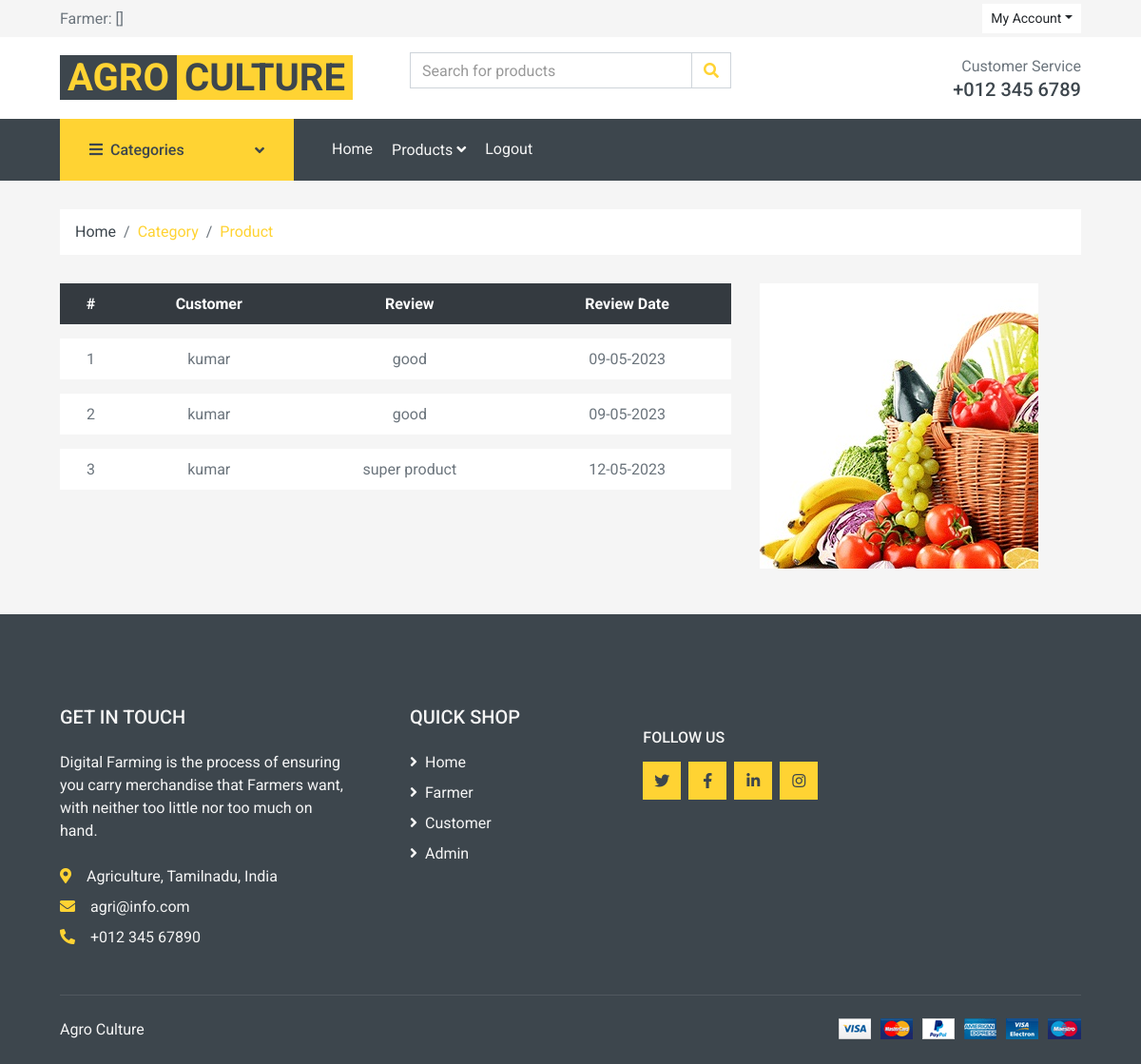
Page /allreview.php?pid=2 on the committed database.
### tables this page shows
CREATE TABLE `rt_review` (
  `id` varchar(40) NOT NULL,
  `uname` varchar(40) NOT NULL,
  `pid` varchar(40) NOT NULL,
  `review` varchar(100) NOT NULL,
  `code` varchar(40) NOT NULL,
  `rdate` varchar(40) NOT NULL,
  `status` varchar(40) NOT NULL
);

### allreview.php (the view, shortened to what this page needs)
<?php
include("include/dbconnect.php");
extract($_REQUEST);
$uname=$_SESSION['uname'];
$q1=mysqli_query($connect,"select * from rt_review where uname='$uname'");
$r1=mysqli_fetch_array($q1);
$qry=mysqli_query($connect,"select * from rt_review where pid='$pid' and status='1'");
?>
<html>
<head>
    <title><?php include("include/title.php"); ?></title>
    <link href="https://cdnjs.cloudflare.com/ajax/libs/font-awesome/5.10.0/css/all.min.css" rel="stylesheet">
    <link href="static/lib/animate/animate.min.css" rel="stylesheet">
    <link href="static/lib/owlcarousel/assets/owl.carousel.min.css" rel="stylesheet">
    <link href="static/css/style.css" rel="stylesheet">
</head>
<body>
    <div class="container-fluid">
        <div class="row bg-secondary py-1 px-xl-5">
            <div class="col-lg-6 d-none d-lg-block">
                <div class="d-inline-flex align-items-center h-100">
				Farmer: <?php echo $r1['name']. "[".$r1['uname']."]"; ?>
                </div>
            </div>
            <div class="col-lg-6 text-center text-lg-right">
                <div class="d-inline-flex align-items-center">
                    <div class="btn-group">
                        <button type="button" class="btn btn-sm btn-light dropdown-toggle" data-toggle="dropdown">My Account</button>
                    </div>
                </div>
            </div>
        </div>
        <div class="row align-items-center bg-light py-3 px-xl-5 d-none d-lg-flex">
            <div class="col-lg-4">
                <a href="" class="text-decoration-none">
                    <span class="h1 text-uppercase text-primary bg-dark px-2">Agro</span>
                    <span class="h1 text-uppercase text-dark bg-primary px-2 ml-n1"> Culture</span>
                </a>
            </div>
            <div class="col-lg-4 col-6 text-left">
                <form action="">
                    <div class="input-group">
                        <input type="text" class="form-control" placeholder="Search for products">
                        <div class="input-group-append">
                            <span class="input-group-text bg-transparent text-primary">
                                <i class="fa fa-search"></i>
                            </span>
                        </div>
                    </div>
                </form>
            </div>
            <div class="col-lg-4 col-6 text-right">
                <p class="m-0">Customer Service</p>
                <h5 class="m-0">+012 345 6789</h5>
            </div>
        </div>
    </div>
    <div class="container-fluid bg-dark mb-30">
        <div class="row px-xl-5">
            <div class="col-lg-3 d-none d-lg-block">
                <a class="btn d-flex align-items-center justify-content-between bg-primary w-100" data-toggle="collapse" href="#navbar-vertical" style="height: 65px; padding: 0 30px;">
                    <h6 class="text-dark m-0"><i class="fa fa-bars mr-2"></i>Categories</h6>
                    <i class="fa fa-angle-down text-dark"></i>
                </a>
            </div>
            <div class="col-lg-9">
                <nav class="navbar navbar-expand-lg bg-dark navbar-dark py-3 py-lg-0 px-0">
                    <div class="collapse navbar-collapse justify-content-between" id="navbarCollapse">
                        <div class="navbar-nav mr-auto py-0">
                            <a href="rt_home.php" class="nav-item nav-link">Home</a>
							<div class="nav-item dropdown">
                                <a href="#" class="nav-link dropdown-toggle" data-toggle="dropdown">Products <i class="fa fa-angle-down mt-1"></i></a>
                            </div>
                            <a href="logout.php" class="nav-item nav-link">Logout</a>
                        </div>
                    </div>
                </nav>
            </div>
        </div>
    </div>
    <div class="container-fluid">
        <div class="row px-xl-5">
            <div class="col-12">
                <nav class="breadcrumb bg-light mb-30">
                    <a class="breadcrumb-item text-dark" href="rt_home.php">Home</a>
                    <span class="breadcrumb-item"><a href="add_cat.php">Category</a></span>
					<span class="breadcrumb-item "><a href="add_product.php">Product</a></span>
                </nav>
            </div>
        </div>
    </div>
    <div class="container-fluid">
        <div class="row px-xl-5">
            <div class="col-lg-8 table-responsive mb-5">
                <table class="table table-light table-borderless table-hover text-center mb-0">
                    <thead class="thead-dark">
                        <tr>
							<th>#</th>
                            <th>Customer</th>
                            <th>Review</th>
                            <th>Review Date</th>
                        </tr>
                    </thead>
                    <tbody class="align-middle">
						<?php
						$i=0;
						while($row=mysqli_fetch_array($qry))
						{
						$i++;
						?>
                        <tr>
                            <td class="align-middle"><?php echo $i; ?></td>
                            <td class="align-middle"><?php echo $row['uname']; ?></td>
                            <td class="align-middle"><?php echo $row['review']; ?></td>
                            <td class="align-middle"><?php echo $row['rdate']; ?></td>
                        </tr>
                     	<?php
						}
						?>
                    </tbody>
                </table>
            </div>
            <div class="col-lg-4">
                <img src="static/img/sh1.jpg" class="img-fluid">
            </div>
        </div>
    </div>
    <div class="container-fluid bg-dark text-secondary mt-5 pt-5">
        <div class="row px-xl-5 pt-5">
            <div class="col-lg-4 col-md-12 mb-5 pr-3 pr-xl-5">
                <h5 class="text-secondary text-uppercase mb-4">Get In Touch</h5>
                <p class="mb-4">Digital Farming is the process of ensuring you carry merchandise that Farmers want, with neither too little nor too much on hand.</p>
                <p class="mb-2"><i class="fa fa-map-marker-alt text-primary mr-3"></i>Agriculture, Tamilnadu, India</p>
                <p class="mb-2"><i class="fa fa-envelope text-primary mr-3"></i>agri@info.com</p>
                <p class="mb-0"><i class="fa fa-phone-alt text-primary mr-3"></i>+012 345 67890</p>
            </div>
            <div class="col-lg-8 col-md-12">
                <div class="row">
                    <div class="col-md-4 mb-5">
                        <h5 class="text-secondary text-uppercase mb-4">Quick Shop</h5>
                        <div class="d-flex flex-column justify-content-start">
                            <a class="text-secondary mb-2" href="/"><i class="fa fa-angle-right mr-2"></i>Home</a>
                            <a class="text-secondary mb-2" href="/login"><i class="fa fa-angle-right mr-2"></i>Farmer</a>
                            <a class="text-secondary mb-2" href="/login_cus"><i class="fa fa-angle-right mr-2"></i>Customer</a>
                            <a class="text-secondary mb-2" href="/login_admin"><i class="fa fa-angle-right mr-2"></i>Admin</a>
                        </div>
                    </div>
                    <div class="col-md-4 mb-5">
                        <h6 class="text-secondary text-uppercase mt-4 mb-3">Follow Us</h6>
                        <div class="d-flex">
                            <a class="btn btn-primary btn-square mr-2" href="#"><i class="fab fa-twitter"></i></a>
                            <a class="btn btn-primary btn-square mr-2" href="#"><i class="fab fa-facebook-f"></i></a>
                            <a class="btn btn-primary btn-square mr-2" href="#"><i class="fab fa-linkedin-in"></i></a>
                            <a class="btn btn-primary btn-square" href="#"><i class="fab fa-instagram"></i></a>
                        </div>
                    </div>
                </div>
            </div>
        </div>
        <div class="row border-top mx-xl-5 py-4" style="border-color: rgba(256, 256, 256, .1) !important;">
            <div class="col-md-6 px-xl-0">
                <p class="mb-md-0 text-center text-md-left text-secondary">
                   <?php include("include/title.php"); ?><a class="text-primary" href="#"></a>
                    <br> <a href="https://themewagon.com" target="_blank"></a>
                </p>
            </div>
            <div class="col-md-6 px-xl-0 text-center text-md-right">
                <img class="img-fluid" src="static/img/payments.png" alt="">
            </div>
        </div>
    </div>
</body>
</html>

### rows in the picture
rt_review: uname "kumar", review "good", rdate "09-05-2023"
rt_review: uname "kumar", review "good", rdate "09-05-2023"
rt_review: uname "kumar", review "super product", rdate "12-05-2023"
